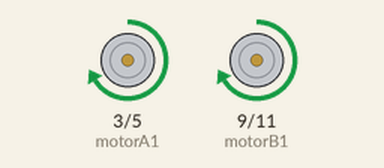
The sketch below on a simulated Arduino Uno, built with avr-gcc and run on an emulated ATmega328P. On the bench: motor-driver pin pairs drawn as motors (green arrow = first pin HIGH = forward, orange = second pin HIGH = backward, longer = more drive).

Above: at 1.0 s.
At 2.5 s:
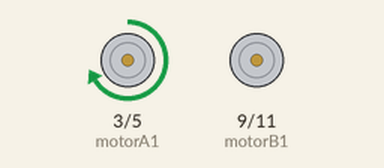
At 8.5 s:
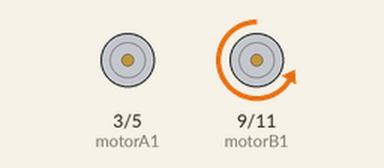
Timing chart, 0 to 13.0 s (numbered marks = the images above):
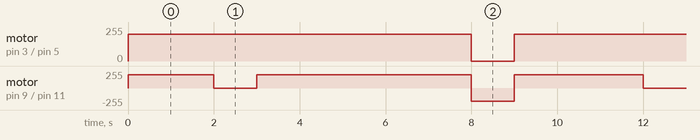

Measured:
- by itself, motor on pin 3 (motorA1) / pin 5 (motorA2): alternates forward 200/255 for 9.0 s and stopped for 1.0 s
- by itself, motor on pin 9 (motorB1) / pin 11 (motorB2): repeats every 10.0 s: stopped 1.0 s, forward 200/255 5.0 s, backward 200/255 1.0 s, forward 200/255 3.0 s

The sketch:

motor.ino
```cpp
int motorA1 = 3; //Entrada 3 del L293D
int motorA2 = 5; // Entrada 4 del l293d
int motorB1 = 9; //Entrada 2 del l293d
int motorB2 = 11; //Entrada 1 del l293d

void setup() {
  // put your setup code here, to run once:
  pinMode(motorA1, OUTPUT);
  pinMode(motorA2, OUTPUT);
  pinMode (motorB1, OUTPUT);
  pinMode (motorB2, OUTPUT);
}

void loop() {
  // put your main code here, to run repeatedly:
  analogWrite (motorB2, 0);
  analogWrite  (motorA2,0);
  analogWrite  (motorA1,200);
  analogWrite  (motorB1, 200);
  delay(2000);
  analogWrite (motorA1, 200);
  analogWrite  (motorB1,0);
  analogWrite  (motorA2,0);
  analogWrite  (motorB2, 0);
  delay(1000);
  analogWrite (motorB2, 0);
  analogWrite  (motorA2,0);
  analogWrite  (motorA1,200);
  analogWrite  (motorB1, 200);
  delay(5000);

  analogWrite (motorB2, 200);
  analogWrite  (motorA2,0);
  analogWrite  (motorA1,0);
  analogWrite  (motorB1, 0);
  delay(1000);

   analogWrite (motorB2, 0);
  analogWrite  (motorA2,0);
  analogWrite  (motorA1,200);
  analogWrite  (motorB1, 200);
  delay(1000);


}
```
